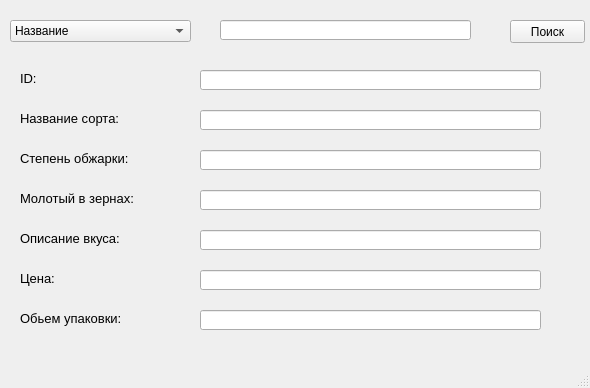
<?xml version="1.0" encoding="UTF-8"?>
<ui version="4.0">
 <class>MainWindow</class>
 <widget class="QMainWindow" name="MainWindow">
  <property name="geometry">
   <rect>
    <x>0</x>
    <y>0</y>
    <width>590</width>
    <height>388</height>
   </rect>
  </property>
  <property name="windowTitle">
   <string>Кофейня</string>
  </property>
  <widget class="QWidget" name="centralwidget">
   <widget class="QComboBox" name="comboBox">
    <property name="geometry">
     <rect>
      <x>10</x>
      <y>20</y>
      <width>181</width>
      <height>22</height>
     </rect>
    </property>
    <item>
     <property name="text">
      <string>Название</string>
     </property>
    </item>
    <item>
     <property name="text">
      <string>Цена</string>
     </property>
    </item>
    <item>
     <property name="text">
      <string>Молотый/в зернах</string>
     </property>
    </item>
   </widget>
   <widget class="QLineEdit" name="lineEdit">
    <property name="geometry">
     <rect>
      <x>220</x>
      <y>20</y>
      <width>251</width>
      <height>20</height>
     </rect>
    </property>
   </widget>
   <widget class="QPushButton" name="pushButton">
    <property name="geometry">
     <rect>
      <x>510</x>
      <y>20</y>
      <width>75</width>
      <height>23</height>
     </rect>
    </property>
    <property name="text">
     <string>Поиск</string>
    </property>
   </widget>
   <widget class="QLabel" name="label">
    <property name="geometry">
     <rect>
      <x>20</x>
      <y>70</y>
      <width>19</width>
      <height>16</height>
     </rect>
    </property>
    <property name="font">
     <font>
      <pointsize>10</pointsize>
     </font>
    </property>
    <property name="text">
     <string>ID:</string>
    </property>
   </widget>
   <widget class="QLabel" name="label_2">
    <property name="geometry">
     <rect>
      <x>20</x>
      <y>110</y>
      <width>99</width>
      <height>16</height>
     </rect>
    </property>
    <property name="font">
     <font>
      <pointsize>10</pointsize>
     </font>
    </property>
    <property name="text">
     <string>Название сорта:</string>
    </property>
   </widget>
   <widget class="QLabel" name="label_3">
    <property name="geometry">
     <rect>
      <x>20</x>
      <y>150</y>
      <width>109</width>
      <height>16</height>
     </rect>
    </property>
    <property name="font">
     <font>
      <pointsize>10</pointsize>
     </font>
    </property>
    <property name="text">
     <string>Степень обжарки:</string>
    </property>
   </widget>
   <widget class="QLabel" name="label_4">
    <property name="geometry">
     <rect>
      <x>20</x>
      <y>190</y>
      <width>114</width>
      <height>16</height>
     </rect>
    </property>
    <property name="font">
     <font>
      <pointsize>10</pointsize>
     </font>
    </property>
    <property name="text">
     <string>Молотый в зернах:</string>
    </property>
   </widget>
   <widget class="QLabel" name="label_5">
    <property name="geometry">
     <rect>
      <x>20</x>
      <y>230</y>
      <width>100</width>
      <height>16</height>
     </rect>
    </property>
    <property name="font">
     <font>
      <pointsize>10</pointsize>
     </font>
    </property>
    <property name="text">
     <string>Описание вкуса:</string>
    </property>
   </widget>
   <widget class="QLabel" name="label_6">
    <property name="geometry">
     <rect>
      <x>20</x>
      <y>270</y>
      <width>35</width>
      <height>16</height>
     </rect>
    </property>
    <property name="font">
     <font>
      <pointsize>10</pointsize>
     </font>
    </property>
    <property name="text">
     <string>Цена:</string>
    </property>
   </widget>
   <widget class="QLineEdit" name="lineEdit_2">
    <property name="geometry">
     <rect>
      <x>200</x>
      <y>70</y>
      <width>341</width>
      <height>20</height>
     </rect>
    </property>
    <property name="font">
     <font>
      <pointsize>9</pointsize>
     </font>
    </property>
   </widget>
   <widget class="QLineEdit" name="lineEdit_3">
    <property name="geometry">
     <rect>
      <x>200</x>
      <y>110</y>
      <width>341</width>
      <height>20</height>
     </rect>
    </property>
    <property name="font">
     <font>
      <pointsize>9</pointsize>
     </font>
    </property>
   </widget>
   <widget class="QLineEdit" name="lineEdit_4">
    <property name="geometry">
     <rect>
      <x>200</x>
      <y>150</y>
      <width>341</width>
      <height>20</height>
     </rect>
    </property>
    <property name="font">
     <font>
      <pointsize>9</pointsize>
     </font>
    </property>
   </widget>
   <widget class="QLineEdit" name="lineEdit_5">
    <property name="geometry">
     <rect>
      <x>200</x>
      <y>190</y>
      <width>341</width>
      <height>20</height>
     </rect>
    </property>
    <property name="font">
     <font>
      <pointsize>9</pointsize>
     </font>
    </property>
   </widget>
   <widget class="QLineEdit" name="lineEdit_6">
    <property name="geometry">
     <rect>
      <x>200</x>
      <y>230</y>
      <width>341</width>
      <height>20</height>
     </rect>
    </property>
    <property name="font">
     <font>
      <pointsize>9</pointsize>
     </font>
    </property>
   </widget>
   <widget class="QLineEdit" name="lineEdit_7">
    <property name="geometry">
     <rect>
      <x>200</x>
      <y>270</y>
      <width>341</width>
      <height>20</height>
     </rect>
    </property>
    <property name="font">
     <font>
      <pointsize>9</pointsize>
     </font>
    </property>
   </widget>
   <widget class="QLabel" name="label_7">
    <property name="geometry">
     <rect>
      <x>20</x>
      <y>310</y>
      <width>102</width>
      <height>16</height>
     </rect>
    </property>
    <property name="font">
     <font>
      <pointsize>10</pointsize>
     </font>
    </property>
    <property name="text">
     <string>Обьем упаковки:</string>
    </property>
   </widget>
   <widget class="QLineEdit" name="lineEdit_8">
    <property name="geometry">
     <rect>
      <x>200</x>
      <y>310</y>
      <width>341</width>
      <height>20</height>
     </rect>
    </property>
    <property name="font">
     <font>
      <pointsize>9</pointsize>
     </font>
    </property>
   </widget>
   <widget class="QLabel" name="label_8">
    <property name="geometry">
     <rect>
      <x>20</x>
      <y>350</y>
      <width>181</width>
      <height>16</height>
     </rect>
    </property>
    <property name="font">
     <font>
      <weight>75</weight>
      <bold>true</bold>
     </font>
    </property>
    <property name="text">
     <string/>
    </property>
   </widget>
  </widget>
  <widget class="QStatusBar" name="statusbar"/>
 </widget>
 <resources/>
 <connections/>
</ui>
